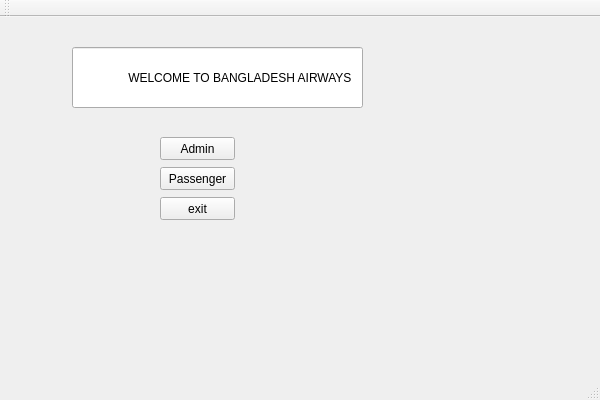
<?xml version="1.0" encoding="UTF-8"?>
<ui version="4.0">
 <class>MainWindow</class>
 <widget class="QMainWindow" name="MainWindow">
  <property name="geometry">
   <rect>
    <x>0</x>
    <y>0</y>
    <width>600</width>
    <height>400</height>
   </rect>
  </property>
  <property name="windowTitle">
   <string>MainWindow</string>
  </property>
  <widget class="QWidget" name="centralWidget">
   <widget class="QPushButton" name="admin_pushButton">
    <property name="geometry">
     <rect>
      <x>160</x>
      <y>120</y>
      <width>75</width>
      <height>23</height>
     </rect>
    </property>
    <property name="text">
     <string>Admin</string>
    </property>
   </widget>
   <widget class="QPushButton" name="passenger_pushButton">
    <property name="geometry">
     <rect>
      <x>160</x>
      <y>150</y>
      <width>75</width>
      <height>23</height>
     </rect>
    </property>
    <property name="text">
     <string>Passenger</string>
    </property>
   </widget>
   <widget class="QPushButton" name="pushButton">
    <property name="geometry">
     <rect>
      <x>160</x>
      <y>180</y>
      <width>75</width>
      <height>23</height>
     </rect>
    </property>
    <property name="text">
     <string>exit</string>
    </property>
   </widget>
   <widget class="QLineEdit" name="lineEdit">
    <property name="geometry">
     <rect>
      <x>72</x>
      <y>30</y>
      <width>291</width>
      <height>61</height>
     </rect>
    </property>
    <property name="text">
     <string>                WELCOME TO BANGLADESH AIRWAYS</string>
    </property>
   </widget>
  </widget>
  <widget class="QMenuBar" name="menuBar">
   <property name="geometry">
    <rect>
     <x>0</x>
     <y>0</y>
     <width>600</width>
     <height>20</height>
    </rect>
   </property>
  </widget>
  <widget class="QToolBar" name="mainToolBar">
   <attribute name="toolBarArea">
    <enum>TopToolBarArea</enum>
   </attribute>
   <attribute name="toolBarBreak">
    <bool>false</bool>
   </attribute>
  </widget>
  <widget class="QStatusBar" name="statusBar"/>
 </widget>
 <layoutdefault spacing="6" margin="11"/>
 <resources/>
 <connections/>
</ui>
